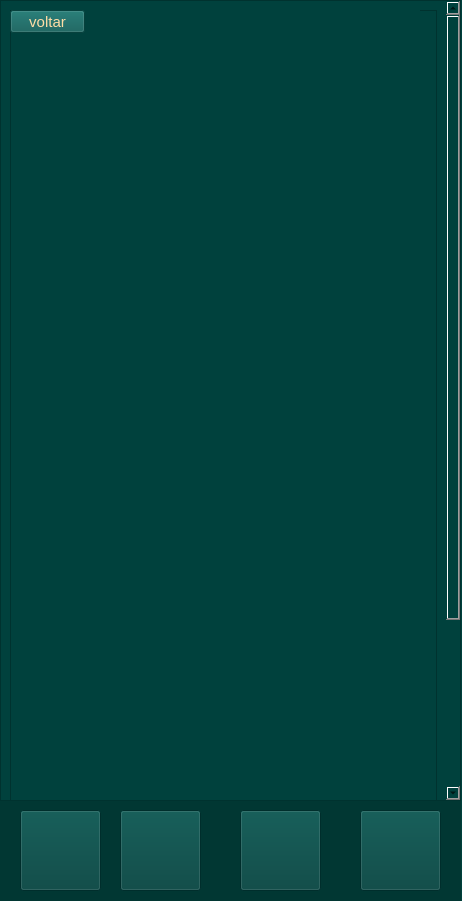
<?xml version="1.0" encoding="UTF-8"?>
<ui version="4.0">
 <class>Form</class>
 <widget class="QWidget" name="Form">
  <property name="geometry">
   <rect>
    <x>0</x>
    <y>0</y>
    <width>462</width>
    <height>901</height>
   </rect>
  </property>
  <property name="minimumSize">
   <size>
    <width>462</width>
    <height>901</height>
   </size>
  </property>
  <property name="maximumSize">
   <size>
    <width>462</width>
    <height>901</height>
   </size>
  </property>
  <property name="windowTitle">
   <string>Form</string>
  </property>
  <property name="styleSheet">
   <string notr="true">background-color: rgb(0, 65, 61);
</string>
  </property>
  <widget class="QLabel" name="label_5">
   <property name="geometry">
    <rect>
     <x>0</x>
     <y>800</y>
     <width>461</width>
     <height>101</height>
    </rect>
   </property>
   <property name="styleSheet">
    <string notr="true">background-color: rgb(1, 55, 51);</string>
   </property>
   <property name="text">
    <string/>
   </property>
  </widget>
  <widget class="QPushButton" name="menu_4">
   <property name="geometry">
    <rect>
     <x>20</x>
     <y>810</y>
     <width>81</width>
     <height>81</height>
    </rect>
   </property>
   <property name="styleSheet">
    <string notr="true">#botaomenu{
border:none;
}</string>
   </property>
   <property name="text">
    <string/>
   </property>
   <property name="icon">
    <iconset>
     <normaloff>fotos/menu.png</normaloff>fotos/menu.png</iconset>
   </property>
   <property name="iconSize">
    <size>
     <width>81</width>
     <height>81</height>
    </size>
   </property>
  </widget>
  <widget class="QPushButton" name="treino">
   <property name="geometry">
    <rect>
     <x>120</x>
     <y>810</y>
     <width>81</width>
     <height>81</height>
    </rect>
   </property>
   <property name="styleSheet">
    <string notr="true">#botaotreino{
border:none;
}</string>
   </property>
   <property name="text">
    <string/>
   </property>
   <property name="icon">
    <iconset>
     <normaloff>fotos/treino.png</normaloff>fotos/treino.png</iconset>
   </property>
   <property name="iconSize">
    <size>
     <width>81</width>
     <height>81</height>
    </size>
   </property>
  </widget>
  <widget class="QPushButton" name="botaoconfig_2">
   <property name="geometry">
    <rect>
     <x>240</x>
     <y>810</y>
     <width>81</width>
     <height>81</height>
    </rect>
   </property>
   <property name="styleSheet">
    <string notr="true">#botaoconfig{
border:none;
}</string>
   </property>
   <property name="text">
    <string/>
   </property>
   <property name="icon">
    <iconset>
     <normaloff>fotos/config.png</normaloff>fotos/config.png</iconset>
   </property>
   <property name="iconSize">
    <size>
     <width>81</width>
     <height>81</height>
    </size>
   </property>
  </widget>
  <widget class="QScrollArea" name="scrollArea">
   <property name="geometry">
    <rect>
     <x>0</x>
     <y>0</y>
     <width>461</width>
     <height>801</height>
    </rect>
   </property>
   <property name="styleSheet">
    <string notr="true">background-color: rgb(0, 65, 61);
</string>
   </property>
   <property name="widgetResizable">
    <bool>true</bool>
   </property>
   <widget class="QWidget" name="scrollAreaWidgetContents">
    <property name="geometry">
     <rect>
      <x>0</x>
      <y>0</y>
      <width>442</width>
      <height>1018</height>
     </rect>
    </property>
    <layout class="QVBoxLayout" name="verticalLayout">
     <item>
      <widget class="QFrame" name="frame">
       <property name="minimumSize">
        <size>
         <width>300</width>
         <height>1000</height>
        </size>
       </property>
       <property name="frameShape">
        <enum>QFrame::StyledPanel</enum>
       </property>
       <property name="frameShadow">
        <enum>QFrame::Raised</enum>
       </property>
       <widget class="QLabel" name="label">
        <property name="geometry">
         <rect>
          <x>20</x>
          <y>0</y>
          <width>390</width>
          <height>1000</height>
         </rect>
        </property>
        <property name="text">
         <string/>
        </property>
        <property name="pixmap">
         <pixmap>fotos/exercicios costas.png</pixmap>
        </property>
       </widget>
       <widget class="QPushButton" name="voltarcostas">
        <property name="geometry">
         <rect>
          <x>0</x>
          <y>0</y>
          <width>75</width>
          <height>23</height>
         </rect>
        </property>
        <property name="styleSheet">
         <string notr="true">#voltarcostas{
background-color: rgb(10, 91, 86);
color: rgb(255, 221, 166);
font-size: 15px;
}</string>
        </property>
        <property name="text">
         <string>voltar</string>
        </property>
       </widget>
      </widget>
     </item>
    </layout>
   </widget>
  </widget>
  <widget class="QPushButton" name="perfil">
   <property name="geometry">
    <rect>
     <x>360</x>
     <y>810</y>
     <width>81</width>
     <height>81</height>
    </rect>
   </property>
   <property name="minimumSize">
    <size>
     <width>81</width>
     <height>81</height>
    </size>
   </property>
   <property name="styleSheet">
    <string notr="true">#menu{
border:none;
}</string>
   </property>
   <property name="text">
    <string/>
   </property>
   <property name="icon">
    <iconset>
     <normaloff>fotos/perfil.png</normaloff>fotos/perfil.png</iconset>
   </property>
   <property name="iconSize">
    <size>
     <width>81</width>
     <height>81</height>
    </size>
   </property>
  </widget>
 </widget>
 <resources/>
 <connections/>
</ui>
